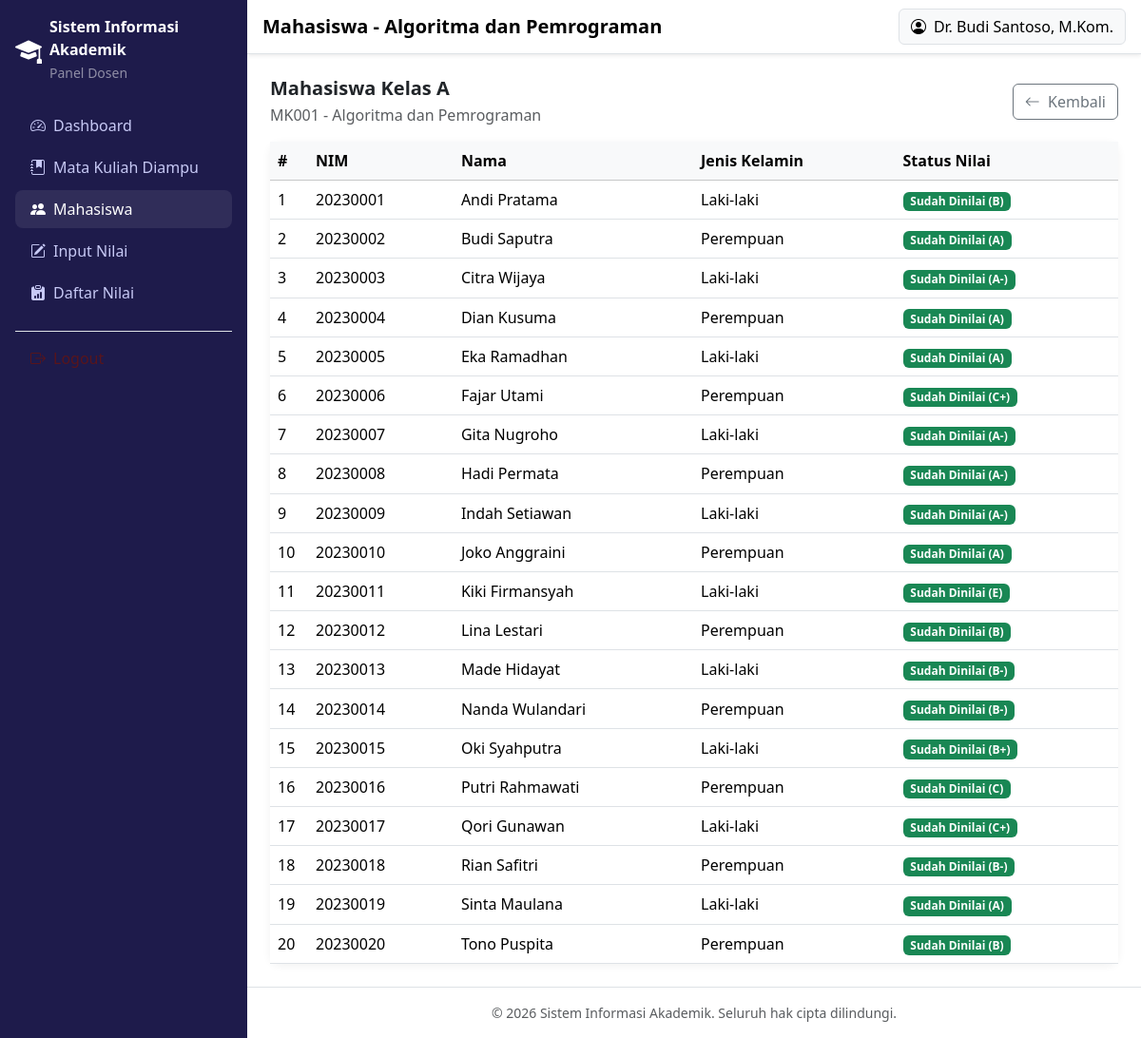
Page /dosen/mahasiswa.php?kelas_id=1 (signed in) on the committed database.
### tables this page shows
CREATE TABLE `kelas` (
  `id` INT UNSIGNED AUTO_INCREMENT PRIMARY KEY,
  `mata_kuliah_id` INT UNSIGNED NOT NULL,
  `dosen_id` INT UNSIGNED NOT NULL,
  `tahun_akademik_id` INT UNSIGNED NOT NULL,
  `nama_kelas` VARCHAR(10) NOT NULL COMMENT 'contoh: A, B, C',
  `hari` VARCHAR(20) DEFAULT NULL,
  `jam` VARCHAR(30) DEFAULT NULL,
  `ruang` VARCHAR(20) DEFAULT NULL,
  `kuota` INT UNSIGNED NOT NULL DEFAULT 30,
  `created_at` TIMESTAMP DEFAULT CURRENT_TIMESTAMP,
  CONSTRAINT `fk_kelas_matkul` FOREIGN KEY (`mata_kuliah_id`) REFERENCES `mata_kuliah`(`id`) ON DELETE CASCADE ON UPDATE CASCADE,
  CONSTRAINT `fk_kelas_dosen` FOREIGN KEY (`dosen_id`) REFERENCES `dosen`(`id`) ON DELETE CASCADE ON UPDATE CASCADE,
  CONSTRAINT `fk_kelas_tahun` FOREIGN KEY (`tahun_akademik_id`) REFERENCES `tahun_akademik`(`id`) ON DELETE CASCADE ON UPDATE CASCADE
);

CREATE TABLE `mata_kuliah` (
  `id` INT UNSIGNED AUTO_INCREMENT PRIMARY KEY,
  `kode_mk` VARCHAR(20) NOT NULL UNIQUE,
  `nama_mk` VARCHAR(150) NOT NULL,
  `sks` TINYINT UNSIGNED NOT NULL,
  `semester` TINYINT UNSIGNED NOT NULL COMMENT 'semester ke berapa mk ini ditawarkan',
  `created_at` TIMESTAMP DEFAULT CURRENT_TIMESTAMP
);

CREATE TABLE `krs` (
  `id` INT UNSIGNED AUTO_INCREMENT PRIMARY KEY,
  `mahasiswa_id` INT UNSIGNED NOT NULL,
  `kelas_id` INT UNSIGNED NOT NULL,
  `tahun_akademik_id` INT UNSIGNED NOT NULL,
  `tanggal_input` DATE NOT NULL,
  `status` ENUM('diajukan', 'disetujui', 'ditolak') NOT NULL DEFAULT 'diajukan',
  `created_at` TIMESTAMP DEFAULT CURRENT_TIMESTAMP,
  CONSTRAINT `fk_krs_mahasiswa` FOREIGN KEY (`mahasiswa_id`) REFERENCES `mahasiswa`(`id`) ON DELETE CASCADE ON UPDATE CASCADE,
  CONSTRAINT `fk_krs_kelas` FOREIGN KEY (`kelas_id`) REFERENCES `kelas`(`id`) ON DELETE CASCADE ON UPDATE CASCADE,
  CONSTRAINT `fk_krs_tahun` FOREIGN KEY (`tahun_akademik_id`) REFERENCES `tahun_akademik`(`id`) ON DELETE CASCADE ON UPDATE CASCADE,
  UNIQUE KEY `uniq_krs_mhs_kelas` (`mahasiswa_id`, `kelas_id`)
);

CREATE TABLE `mahasiswa` (
  `id` INT UNSIGNED AUTO_INCREMENT PRIMARY KEY,
  `user_id` INT UNSIGNED NOT NULL UNIQUE,
  `nim` VARCHAR(20) NOT NULL UNIQUE,
  `nama` VARCHAR(100) NOT NULL,
  `jenis_kelamin` ENUM('L', 'P') NOT NULL,
  `angkatan` YEAR NOT NULL,
  `no_hp` VARCHAR(20) DEFAULT NULL,
  `alamat` TEXT DEFAULT NULL,
  `foto` VARCHAR(255) DEFAULT NULL,
  `created_at` TIMESTAMP DEFAULT CURRENT_TIMESTAMP,
  CONSTRAINT `fk_mahasiswa_user` FOREIGN KEY (`user_id`) REFERENCES `users`(`id`) ON DELETE CASCADE ON UPDATE CASCADE
);

CREATE TABLE `nilai` (
  `id` INT UNSIGNED AUTO_INCREMENT PRIMARY KEY,
  `krs_id` INT UNSIGNED NOT NULL UNIQUE,
  `nilai_angka` DECIMAL(5,2) NOT NULL COMMENT 'nilai 0-100',
  `nilai_huruf` ENUM('A','A-','B+','B','B-','C+','C','D','E') NOT NULL,
  `bobot` DECIMAL(3,2) NOT NULL COMMENT 'bobot IPK: A=4.00 ... E=0.00',
  `created_at` TIMESTAMP DEFAULT CURRENT_TIMESTAMP,
  `updated_at` TIMESTAMP DEFAULT CURRENT_TIMESTAMP ON UPDATE CURRENT_TIMESTAMP,
  CONSTRAINT `fk_nilai_krs` FOREIGN KEY (`krs_id`) REFERENCES `krs`(`id`) ON DELETE CASCADE ON UPDATE CASCADE
);

### dosen/mahasiswa.php (the view, shortened to what this page needs)
<?php
$db = Database::getConnection();
$stmtDosen = $db->prepare('SELECT id FROM dosen WHERE user_id = :user_id');
$stmtDosen->execute([':user_id' => $_SESSION['user_id']]);
$dosenId = $stmtDosen->fetch()['id'] ?? 0;
$kelasId = (int) ($_GET['kelas_id'] ?? 0);
$stmtKelas = $db->prepare('
    SELECT k.id, k.nama_kelas, mk.kode_mk, mk.nama_mk
    FROM kelas k
    JOIN mata_kuliah mk ON mk.id = k.mata_kuliah_id
    WHERE k.id = :kelas_id AND k.dosen_id = :dosen_id
');
$stmtKelas->execute([':kelas_id' => $kelasId, ':dosen_id' => $dosenId]);
$kelas = $stmtKelas->fetch();
$stmtMhs = $db->prepare('
    SELECT m.nim, m.nama, m.jenis_kelamin, k.id AS krs_id, n.nilai_huruf
    FROM krs k
    JOIN mahasiswa m ON m.id = k.mahasiswa_id
    LEFT JOIN nilai n ON n.krs_id = k.id
    WHERE k.kelas_id = :kelas_id
    ORDER BY m.nama ASC
');
$stmtMhs->execute([':kelas_id' => $kelasId]);
$daftarMahasiswa = $stmtMhs->fetchAll();
require_once __DIR__ . '/../includes/header.php';
?>
<div class="d-flex justify-content-between align-items-center mb-3">
    <div>
        <h5 class="fw-bold mb-1">Mahasiswa Kelas <?= htmlspecialchars($kelas['nama_kelas']) ?></h5>
        <p class="text-muted mb-0"><?= htmlspecialchars($kelas['kode_mk'] . ' - ' . $kelas['nama_mk']) ?></p>
    </div>
    <a href="<?= BASE_URL ?>dosen/mata_kuliah.php" class="btn btn-outline-secondary">
        <i class="bi bi-arrow-left me-1"></i> Kembali
    </a>
</div>
<div class="card card-stat">
    <div class="card-body p-0">
        <div class="table-responsive">
            <table class="table table-hover align-middle mb-0">
                <thead class="table-light">
                    <tr>
                        <th style="width: 40px;">#</th>
                        <th>NIM</th>
                        <th>Nama</th>
                        <th>Jenis Kelamin</th>
                        <th>Status Nilai</th>
                    </tr>
                </thead>
                <tbody>
                    <?php if (empty($daftarMahasiswa)): ?>
                        <tr>
                            <td colspan="5" class="text-center text-muted py-3">Belum ada mahasiswa yang mengambil kelas ini.</td>
                        </tr>
                    <?php else: ?>
                        <?php foreach ($daftarMahasiswa as $i => $m): ?>
                            <tr>
                                <td><?= $i + 1 ?></td>
                                <td><?= htmlspecialchars($m['nim']) ?></td>
                                <td><?= htmlspecialchars($m['nama']) ?></td>
                                <td><?= $m['jenis_kelamin'] === 'L' ? 'Laki-laki' : 'Perempuan' ?></td>
                                <td>
                                    <?php if ($m['nilai_huruf']): ?>
                                        <span class="badge bg-success">Sudah Dinilai (<?= htmlspecialchars($m['nilai_huruf']) ?>)</span>
                                    <?php else: ?>
                                        <span class="badge bg-warning text-dark">Belum Dinilai</span>
                                    <?php endif; ?>
                                </td>
                            </tr>
                        <?php endforeach; ?>
                    <?php endif; ?>
                </tbody>
            </table>
        </div>
    </div>
</div>
<?php require_once __DIR__ . '/../includes/footer.php'; ?>

### assets/css/style.css (style rules this page uses)
:root { --sia-primary: #4f46e5; --sia-primary-dark: #3730a3; --sia-bg-soft: #f4f5fb; }
body { font-family: 'Segoe UI', Roboto, Arial, sans-serif; }
.card-stat { border: none; border-radius: 12px; box-shadow: 0 2px 10px rgba(0, 0, 0, 0.06); }

### rows in the picture
kelas: nama_kelas "A", mata_kuliah.nama_mk "MK001 - Algoritma dan Pemrograman"
krs: mahasiswa.nim "20230001", mahasiswa.nama "Andi Pratama", shows "Laki-laki", nilai.nilai_huruf "B"
krs: mahasiswa.nim "20230002", mahasiswa.nama "Budi Saputra", shows "Perempuan", nilai.nilai_huruf "A"
krs: mahasiswa.nim "20230003", mahasiswa.nama "Citra Wijaya", shows "Laki-laki", nilai.nilai_huruf "A-"
krs: mahasiswa.nim "20230004", mahasiswa.nama "Dian Kusuma", shows "Perempuan", nilai.nilai_huruf "A"
krs: mahasiswa.nim "20230005", mahasiswa.nama "Eka Ramadhan", shows "Laki-laki", nilai.nilai_huruf "A"
krs: mahasiswa.nim "20230006", mahasiswa.nama "Fajar Utami", shows "Perempuan", nilai.nilai_huruf "C+"
krs: mahasiswa.nim "20230007", mahasiswa.nama "Gita Nugroho", shows "Laki-laki", nilai.nilai_huruf "A-"
krs: mahasiswa.nim "20230008", mahasiswa.nama "Hadi Permata", shows "Perempuan", nilai.nilai_huruf "A-"
krs: mahasiswa.nim "20230009", mahasiswa.nama "Indah Setiawan", shows "Laki-laki", nilai.nilai_huruf "A-"
krs: mahasiswa.nim "20230010", mahasiswa.nama "Joko Anggraini", shows "Perempuan", nilai.nilai_huruf "A"
krs: mahasiswa.nim "20230011", mahasiswa.nama "Kiki Firmansyah", shows "Laki-laki", nilai.nilai_huruf "E"
krs: mahasiswa.nim "20230012", mahasiswa.nama "Lina Lestari", shows "Perempuan", nilai.nilai_huruf "B"
krs: mahasiswa.nim "20230013", mahasiswa.nama "Made Hidayat", shows "Laki-laki", nilai.nilai_huruf "B-"
krs: mahasiswa.nim "20230014", mahasiswa.nama "Nanda Wulandari", shows "Perempuan", nilai.nilai_huruf "B-"
krs: mahasiswa.nim "20230015", mahasiswa.nama "Oki Syahputra", shows "Laki-laki", nilai.nilai_huruf "B+"
krs: mahasiswa.nim "20230016", mahasiswa.nama "Putri Rahmawati", shows "Perempuan", nilai.nilai_huruf "C"
krs: mahasiswa.nim "20230017", mahasiswa.nama "Qori Gunawan", shows "Laki-laki", nilai.nilai_huruf "C+"
krs: mahasiswa.nim "20230018", mahasiswa.nama "Rian Safitri", shows "Perempuan", nilai.nilai_huruf "B-"
krs: mahasiswa.nim "20230019", mahasiswa.nama "Sinta Maulana", shows "Laki-laki", nilai.nilai_huruf "A"
krs: mahasiswa.nim "20230020", mahasiswa.nama "Tono Puspita", shows "Perempuan", nilai.nilai_huruf "B"

### other values in the picture
APP_NAME "Sistem Informasi Akademik"
$role "Dosen"
$pageTitle "Mahasiswa - Algoritma dan Pemrograman"
currentUserName() "Dr. Budi Santoso, M.Kom."
